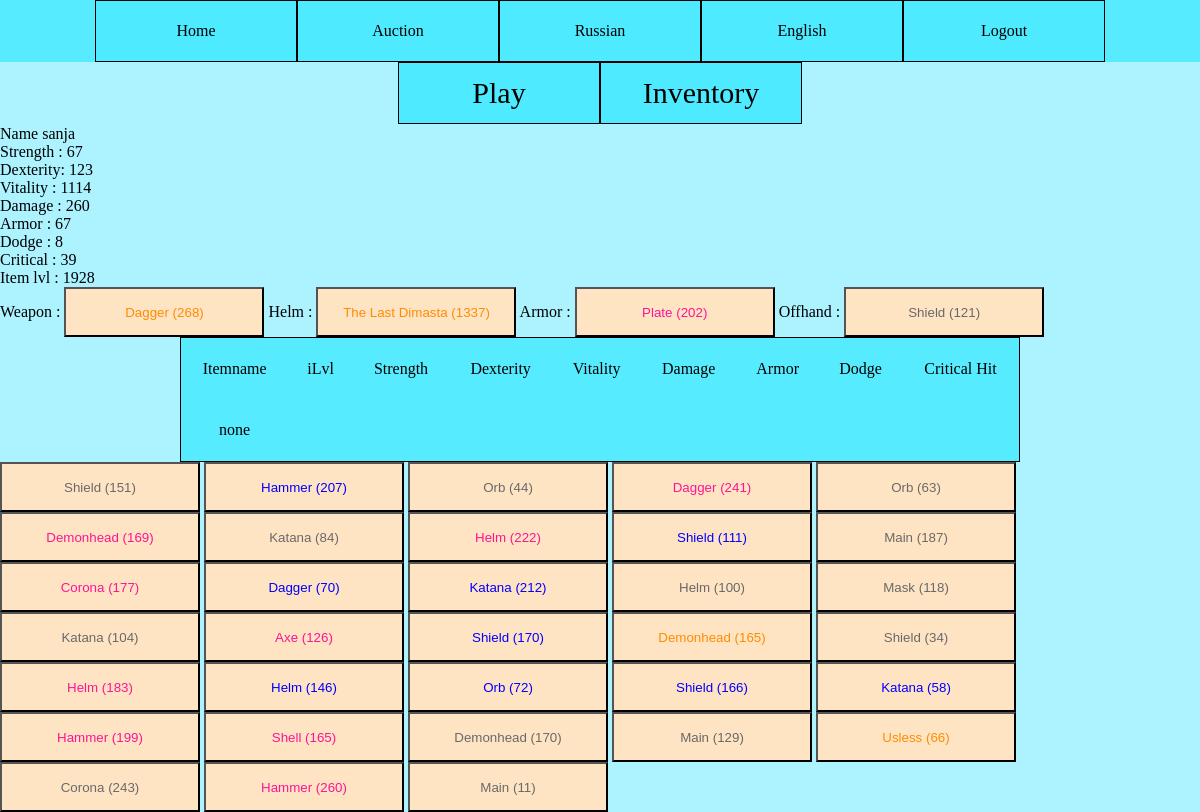
Page /en/game/inventory (signed in) on the committed database.
### main/models.py (models this page shows)
class Item(models.Model):
    item_name = models.CharField(max_length=30,null=True)
    item_level = models.IntegerField(default=0)
    item_tupe = models.IntegerField(null=True)
    item_rarity = models.IntegerField(null=True)
    character_id = models.ForeignKey(Character, on_delete=models.SET_NULL,null=True)
    used = models.BooleanField(default=False)

### main/views.py (the view)
# urls.py: path('game/inventory', views.Inventory, name='inventory'),
def Inventory(request):
    if request.user.is_authenticated:
        current_user = request.user
        char = Character.objects.get(user=current_user)
        itemz = Item.objects.filter(character_id=char.pk)
        stats = [0, 0, 0, 0, 0, 0, 0]
        ilvl = 0
        LocalItems = []
        EqItem = [0, 0, 0, 0]
        for x in itemz:
            local_item = LocalItem(x)
            if (char.eq_armor == x or char.eq_helm == x or char.eq_weapon == x or char.eq_offhand == x):
                EqItem[x.item_tupe] = local_item
                ilvl += x.item_level
                for x in range(len(stats)):
                    stats[x] += local_item.stats[x]
            elif not x.used:
                LocalItems.append(local_item)
        context = {'user': current_user, 'ilvl': ilvl, 'stats': stats, 'items': LocalItems, 'eq_items': EqItem}
        return render(request, 'inventory.html', context=context)
    else:
        return HttpResponseForbidden()

### templates/inventory.html (shortened to what this page needs)
{% extends "game.html" %}
{% load i18n %}
{% block script %}
    {% load static %}
{% endblock %}
{% block main_window %}
    <div id="mono">
        {% trans "Name" %} {{ user.username }}<br>
        {% trans "Strength" %} : {{ stats.0 }}<br>
        {% trans "Dexterity" %}: {{ stats.1 }}<br>
        {% trans "Vitality" %} : {{ stats.2 }}<br>
        {% trans "Damage" %}   : {{ stats.3 }}<br>
        {% trans "Armor" %}    : {{ stats.4 }}<br>
        {% trans "Dodge" %}    : {{ stats.5 }}<br>
        {% trans "Critical" %} : {{ stats.6 }}<br>
        {% trans "Item lvl" %} : {{ ilvl }}<br>
        {% trans "Weapon" %}   : {% include "items/item_small.html" with item=eq_items.0 only %}
        {% trans "Helm" %}     : {% include "items/item_small.html" with item=eq_items.1 only %}
        {% trans "Armor" %}    : {% include "items/item_small.html" with item=eq_items.2 only %}
        {% trans "Offhand" %}  : {% include "items/item_small.html" with item=eq_items.3 only %}
    </div>
    {% include "items/stat_table.html" %}
    <div id="scrolls">
        {% for x in items %}
            {% include "items/item_small.html" with item=x only %}
        {% endfor %}
    </div>
{% endblock %}

### templates/items/item_small.html
{% load i18n %}
{% if item %}
    <button class="item_info" id="{{ item.pk }}" onmouseenter="Display({{ item.pk }})" onclick="ItemClick({{ item.pk }})">
        {% if item.rarity == 0  %}
            <span style="color: #696969; ">
        {% elif item.rarity == 1 %}
            <span style="color: blue; ">
        {% elif item.rarity == 2 %}
            <span style="color: deeppink; ">
        {% else %}
            <span style="color: darkorange; ">
        {% endif %}
            {{ item.name }} ({{ item.ilvl }})
        </span>
    </button>
{% else %}
    <button class="item_info" id="0">
        {% trans "Empty" %}
    </button>
{% endif %}

### main/static/style.css (style rules this page uses)
body { margin: 0; padding: 0; background-color: rgb(172, 242, 255); }
.item_info { width: 200px; height: 50px; background-color: bisque; }

### rows in the picture
Item: name "Dagger"
Item: name "The Last Dimasta"
Item: name "Plate"
Item: name "Shield"
Item: name "Shield"
Item: name "Hammer"
Item: name "Orb"
Item: name "Dagger"
Item: name "Orb"
Item: name "Demonhead"
Item: name "Katana"
Item: name "Helm"
Item: name "Shield"
Item: name "Main"
Item: name "Corona"
Item: name "Dagger"
Item: name "Katana"
Item: name "Helm"
Item: name "Mask"
Item: name "Katana"
Item: name "Axe"
Item: name "Shield"
Item: name "Demonhead"
Item: name "Shield"
Item: name "Helm"
Item: name "Helm"
Item: name "Orb"
Item: name "Shield"
Item: name "Katana"
Item: name "Hammer"
Item: name "Shell"
Item: name "Demonhead"
Item: name "Main"
Item: name "Usless"
Item: name "Corona"
Item: name "Hammer"
Item: name "Main"

### other values in the picture
{{ user.username }} "sanja"
{{ stats.0 }} "67"
{{ stats.1 }} "123"
{{ stats.2 }} "1114"
{{ stats.3 }} "260"
{{ stats.4 }} "67"
{{ stats.5 }} "8"
{{ stats.6 }} "39"
{{ ilvl }} "1928"
{{ item.ilvl }} "268 1337 202 121" "151" "207" "44" "241" "63" "169" "84" "222" "111" "187" "177" "70" "212" "100" "118" "104" "126" "170" "165" "34" "183" "146" "72" "166" "58" "199" "165" "170" "129" "66" "243" "260" "11"
